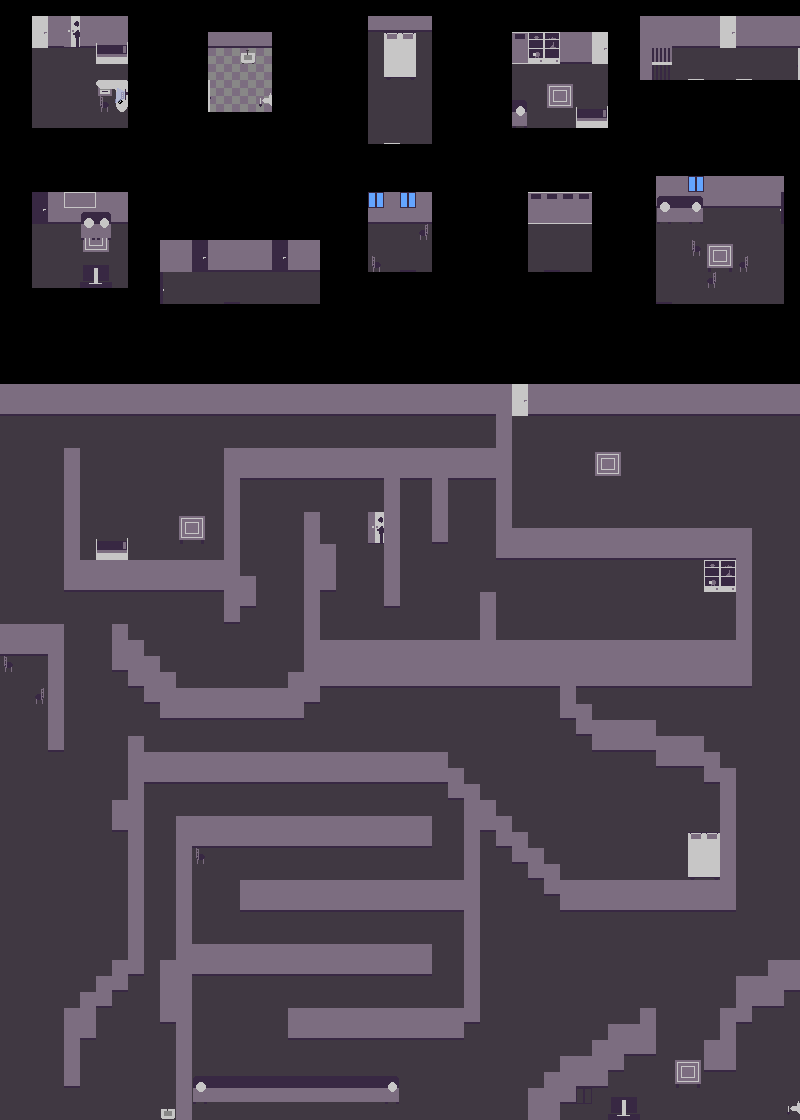

Rendered tile map (Tiled .tmx) drawn with the repository's tilesets; below, a short description and the map source with its tile grids summarised:
An orthogonal 50x70 tile map with 16x16 px tiles, 3 tile layers (background, background+, items) and 193 objects (143x static, 19x moving, 19x data, 11x room, player).

<map version="1.9" tiledversion="1.9.2" orientation="orthogonal" renderorder="right-down" width="50" height="70" tilewidth="16" tileheight="16" infinite="0" nextlayerid="9" nextobjectid="367">
 <tileset firstgid="1" source="tileset.tsx" />
 <layer id="1" name="background" width="50" height="70">
  <data>[3500 cells, 3500 non-empty, 5 distinct tile ids]</data>
 </layer>
 <layer id="7" name="background+" width="50" height="70">
  <data>[3500 cells, 11 non-empty, 7 distinct tile ids]</data>
 </layer>
 <layer id="2" name="items" width="50" height="70">
  <data>[3500 cells, 166 non-empty, 66 distinct tile ids]</data>
 </layer>
 <objectgroup id="4" name="objects">
  <object id="18" name="door" type="moving" x="32" y="16" width="16" height="16">
   <properties>
    <property name="from_where" value="START_ROOM" />
    <property name="where" value="CORRIDOR_UP" />
   </properties>
  </object>
  <object id="20" type="static" x="48" y="32" width="48" />
  </objectgroup>
 <objectgroup id="6" name="rooms" visible="0">
  <!-- 11 objects omitted --></objectgroup>
</map>
<!-- 191 of 193 objects omitted -->